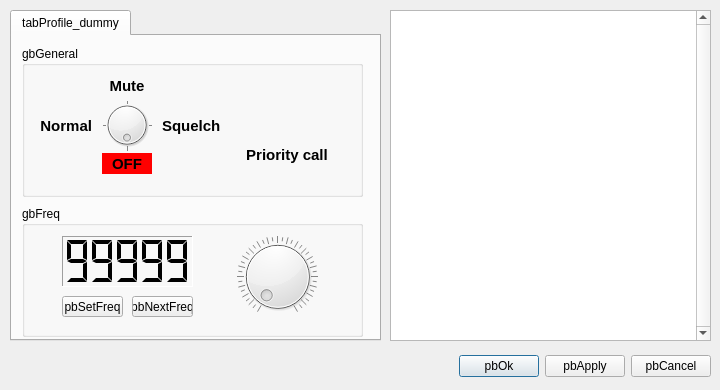
<?xml version="1.0" encoding="UTF-8"?>
<ui version="4.0">
 <class>fmFreq</class>
 <widget class="QDialog" name="fmFreq">
  <property name="geometry">
   <rect>
    <x>0</x>
    <y>0</y>
    <width>720</width>
    <height>390</height>
   </rect>
  </property>
  <property name="sizePolicy">
   <sizepolicy hsizetype="Fixed" vsizetype="Fixed">
    <horstretch>0</horstretch>
    <verstretch>0</verstretch>
   </sizepolicy>
  </property>
  <property name="windowTitle">
   <string notr="true">fmFreq</string>
  </property>
  <widget class="QWidget" name="layoutWidget">
   <property name="geometry">
    <rect>
     <x>10</x>
     <y>350</y>
     <width>701</width>
     <height>33</height>
    </rect>
   </property>
   <layout class="QHBoxLayout">
    <property name="spacing">
     <number>6</number>
    </property>
    <property name="leftMargin">
     <number>0</number>
    </property>
    <property name="topMargin">
     <number>0</number>
    </property>
    <property name="rightMargin">
     <number>0</number>
    </property>
    <property name="bottomMargin">
     <number>0</number>
    </property>
    <item>
     <spacer>
      <property name="orientation">
       <enum>Qt::Horizontal</enum>
      </property>
      <property name="sizeHint" stdset="0">
       <size>
        <width>100</width>
        <height>31</height>
       </size>
      </property>
     </spacer>
    </item>
    <item>
     <widget class="QPushButton" name="pbOk">
      <property name="text">
       <string notr="true">pbOk</string>
      </property>
     </widget>
    </item>
    <item>
     <widget class="QPushButton" name="pbApply">
      <property name="text">
       <string notr="true">pbApply</string>
      </property>
     </widget>
    </item>
    <item>
     <widget class="QPushButton" name="pbCancel">
      <property name="text">
       <string notr="true">pbCancel</string>
      </property>
     </widget>
    </item>
   </layout>
  </widget>
  <widget class="QTabWidget" name="tabProfile">
   <property name="geometry">
    <rect>
     <x>10</x>
     <y>10</y>
     <width>371</width>
     <height>331</height>
    </rect>
   </property>
   <property name="currentIndex">
    <number>0</number>
   </property>
   <widget class="QWidget" name="tabProfile_dummy">
    <property name="enabled">
     <bool>true</bool>
    </property>
    <attribute name="title">
     <string>tabProfile_dummy</string>
    </attribute>
    <widget class="QGroupBox" name="gbFreq">
     <property name="geometry">
      <rect>
       <x>10</x>
       <y>170</y>
       <width>341</width>
       <height>131</height>
      </rect>
     </property>
     <property name="title">
      <string>gbFreq</string>
     </property>
     <widget class="QLCDNumber" name="lcdFreq">
      <property name="geometry">
       <rect>
        <x>40</x>
        <y>30</y>
        <width>131</width>
        <height>51</height>
       </rect>
      </property>
      <property name="font">
       <font>
        <weight>50</weight>
        <bold>false</bold>
       </font>
      </property>
      <property name="frameShape">
       <enum>QFrame::Panel</enum>
      </property>
      <property name="frameShadow">
       <enum>QFrame::Sunken</enum>
      </property>
      <property name="smallDecimalPoint">
       <bool>false</bool>
      </property>
      <property name="mode">
       <enum>QLCDNumber::Dec</enum>
      </property>
      <property name="segmentStyle">
       <enum>QLCDNumber::Flat</enum>
      </property>
      <property name="intValue" stdset="0">
       <number>99999</number>
      </property>
     </widget>
     <widget class="QDial" name="dialFreq">
      <property name="geometry">
       <rect>
        <x>210</x>
        <y>30</y>
        <width>91</width>
        <height>81</height>
       </rect>
      </property>
      <property name="focusPolicy">
       <enum>Qt::TabFocus</enum>
      </property>
      <property name="maximum">
       <number>99999</number>
      </property>
      <property name="invertedAppearance">
       <bool>false</bool>
      </property>
      <property name="invertedControls">
       <bool>false</bool>
      </property>
      <property name="wrapping">
       <bool>false</bool>
      </property>
      <property name="notchTarget">
       <double>25.000000000000000</double>
      </property>
      <property name="notchesVisible">
       <bool>true</bool>
      </property>
     </widget>
     <widget class="QPushButton" name="pbSetFreq">
      <property name="geometry">
       <rect>
        <x>40</x>
        <y>90</y>
        <width>61</width>
        <height>21</height>
       </rect>
      </property>
      <property name="text">
       <string>pbSetFreq</string>
      </property>
     </widget>
     <widget class="QPushButton" name="pbNextFreq">
      <property name="geometry">
       <rect>
        <x>110</x>
        <y>90</y>
        <width>61</width>
        <height>21</height>
       </rect>
      </property>
      <property name="text">
       <string>pbNextFreq</string>
      </property>
     </widget>
    </widget>
    <widget class="QGroupBox" name="gbGeneral">
     <property name="geometry">
      <rect>
       <x>10</x>
       <y>10</y>
       <width>341</width>
       <height>151</height>
      </rect>
     </property>
     <property name="title">
      <string notr="true">gbGeneral</string>
     </property>
     <property name="checkable">
      <bool>false</bool>
     </property>
     <widget class="QDial" name="dial">
      <property name="geometry">
       <rect>
        <x>80</x>
        <y>47</y>
        <width>50</width>
        <height>64</height>
       </rect>
      </property>
      <property name="maximum">
       <number>4</number>
      </property>
      <property name="wrapping">
       <bool>true</bool>
      </property>
      <property name="notchesVisible">
       <bool>true</bool>
      </property>
     </widget>
     <widget class="QLabel" name="lbOff">
      <property name="geometry">
       <rect>
        <x>80</x>
        <y>107</y>
        <width>50</width>
        <height>21</height>
       </rect>
      </property>
      <property name="font">
       <font>
        <pointsize>11</pointsize>
        <weight>75</weight>
        <bold>true</bold>
       </font>
      </property>
      <property name="styleSheet">
       <string notr="true">background-color: rgb(255, 0, 0)</string>
      </property>
      <property name="text">
       <string notr="true">OFF</string>
      </property>
      <property name="alignment">
       <set>Qt::AlignCenter</set>
      </property>
     </widget>
     <widget class="QLabel" name="lbNormal">
      <property name="geometry">
       <rect>
        <x>-1</x>
        <y>69</y>
        <width>71</width>
        <height>21</height>
       </rect>
      </property>
      <property name="font">
       <font>
        <pointsize>11</pointsize>
        <weight>75</weight>
        <bold>true</bold>
       </font>
      </property>
      <property name="autoFillBackground">
       <bool>false</bool>
      </property>
      <property name="text">
       <string notr="true">Normal</string>
      </property>
      <property name="alignment">
       <set>Qt::AlignRight|Qt::AlignTrailing|Qt::AlignVCenter</set>
      </property>
     </widget>
     <widget class="QLabel" name="lbSquelch">
      <property name="geometry">
       <rect>
        <x>140</x>
        <y>70</y>
        <width>71</width>
        <height>20</height>
       </rect>
      </property>
      <property name="font">
       <font>
        <pointsize>11</pointsize>
        <weight>75</weight>
        <bold>true</bold>
       </font>
      </property>
      <property name="text">
       <string notr="true">Squelch</string>
      </property>
      <property name="alignment">
       <set>Qt::AlignLeading|Qt::AlignLeft|Qt::AlignVCenter</set>
      </property>
     </widget>
     <widget class="QLabel" name="lbMute">
      <property name="geometry">
       <rect>
        <x>80</x>
        <y>30</y>
        <width>50</width>
        <height>20</height>
       </rect>
      </property>
      <property name="font">
       <font>
        <pointsize>11</pointsize>
        <weight>75</weight>
        <bold>true</bold>
       </font>
      </property>
      <property name="text">
       <string notr="true">Mute</string>
      </property>
      <property name="alignment">
       <set>Qt::AlignCenter</set>
      </property>
     </widget>
     <widget class="QWidget" name="widPriority" native="true">
      <property name="geometry">
       <rect>
        <x>230</x>
        <y>70</y>
        <width>71</width>
        <height>21</height>
       </rect>
      </property>
     </widget>
     <widget class="QLabel" name="lbPriority">
      <property name="geometry">
       <rect>
        <x>220</x>
        <y>100</y>
        <width>90</width>
        <height>41</height>
       </rect>
      </property>
      <property name="font">
       <font>
        <pointsize>11</pointsize>
        <weight>75</weight>
        <bold>true</bold>
       </font>
      </property>
      <property name="text">
       <string notr="true">Priority call</string>
      </property>
      <property name="alignment">
       <set>Qt::AlignHCenter|Qt::AlignTop</set>
      </property>
      <property name="wordWrap">
       <bool>true</bool>
      </property>
     </widget>
    </widget>
   </widget>
  </widget>
  <widget class="clientTreeWidget" name="treeRxList">
   <property name="geometry">
    <rect>
     <x>390</x>
     <y>10</y>
     <width>321</width>
     <height>331</height>
    </rect>
   </property>
   <property name="verticalScrollBarPolicy">
    <enum>Qt::ScrollBarAlwaysOn</enum>
   </property>
   <property name="alternatingRowColors">
    <bool>true</bool>
   </property>
   <property name="columnCount">
    <number>0</number>
   </property>
  </widget>
 </widget>
 <customwidgets>
  <customwidget>
   <class>clientTreeWidget</class>
   <extends>QTreeWidget</extends>
   <header>.\ui\clientTreeWidget.h</header>
  </customwidget>
 </customwidgets>
 <tabstops>
  <tabstop>tabProfile</tabstop>
  <tabstop>pbSetFreq</tabstop>
  <tabstop>pbNextFreq</tabstop>
  <tabstop>dialFreq</tabstop>
  <tabstop>pbApply</tabstop>
  <tabstop>pbCancel</tabstop>
  <tabstop>treeRxList</tabstop>
 </tabstops>
 <resources/>
 <connections/>
</ui>
